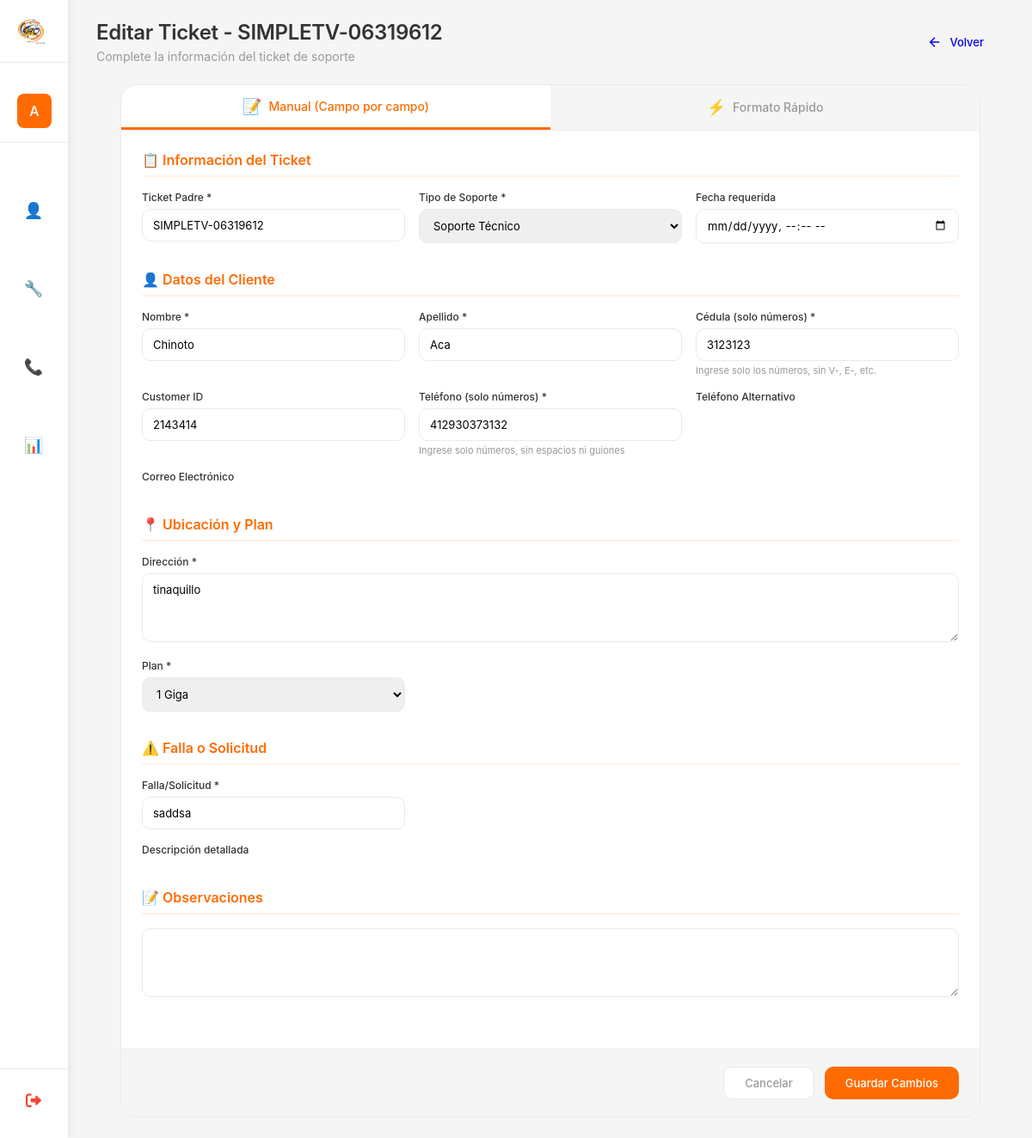
Screenshot of /soportes/ticket/editar/13/ (signed in) with the database file from the repository.
### myapp/models.py (models this page shows, shortened)
class Ticket(models.Model):
    class EstadoTicket(models.TextChoices):
        PENDIENTE = 'PENDIENTE', 'Pendiente'
        ASIGNADO = 'ASIGNADO', 'Asignado'
        EN_PROCESO = 'EN_PROCESO', 'En Proceso'
        RESUELTO = 'RESUELTO', 'Resuelto'
        CERRADO = 'CERRADO', 'Cerrado'
        CANCELADO = 'CANCELADO', 'Cancelado'
    class TipoSoporteTicket(models.TextChoices):
        MUDANZA = 'MUDANZA', 'Mudanza'
        RETIRO = 'RETIRO', 'Retiro'
        RECABLEADO = 'RECABLEADO', 'Recableado'
        SOPORTE = 'SOPORTE', 'Soporte Técnico'
    ticket_padre = models.CharField(
        max_length=50,
        verbose_name="Ticket Padre",
        help_text="Ej: SIMPLETV-06319623",
        db_index=True
    )
    tipo_soporte = models.CharField(
        max_length=20,
        choices=TipoSoporteTicket.choices,
        default=TipoSoporteTicket.SOPORTE,
        verbose_name="Tipo de Soporte",
        db_index=True
    )
    nombre = models.CharField(
        max_length=100,
        verbose_name="Nombre"
    )
    apellido = models.CharField(
        max_length=100,
        verbose_name="Apellido"
    )
    cedula = models.CharField(
        max_length=15,
        verbose_name="Cédula",
        db_index=True
    )
    customer_id = models.CharField(
        max_length=50,
        verbose_name="Customer ID",
        blank=True,
        null=True,
        db_index=True
    )
    telefono = models.CharField(
        max_length=20,
        verbose_name="Teléfono"
    )
    direccion = models.TextField(
        max_length=500,
        verbose_name="Dirección",
        help_text="Dirección completa del cliente (calle, avenida, urbanización, casa/edificio, referencia)"
    )
    plan = models.ForeignKey(
        'Plan',
        on_delete=models.PROTECT,
        related_name='tickets',
        verbose_name="Plan Contratado"
    )
    falla = models.CharField(
        max_length=255,
        verbose_name="Falla o Solicitud",
        help_text="Ej: Sin conexión a internet, Mudanza, Retiro de equipo, etc."
    )
    estado = models.CharField(
        max_length=20,
        choices=EstadoTicket.choices,
        default=EstadoTicket.PENDIENTE,
        verbose_name="Estado del Ticket",
        db_index=True
    )
    fecha_reporte = models.DateTimeField(
        default=timezone.now,
        verbose_name="Fecha y hora del reporte"
    )
    fecha_requerida = models.DateTimeField(
        verbose_name="Fecha y hora requerida para el servicio",
        blank=True,
        null=True
    )
    creado_por = models.ForeignKey(
        User,
        on_delete=models.SET_NULL,
        null=True,
        blank=True,
        related_name='tickets_creados',
        verbose_name="Creado por"
    )
    fecha_creacion = models.DateTimeField(
        auto_now_add=True,
        verbose_name="Fecha de creación en sistema"
    )
    fecha_actualizacion = models.DateTimeField(
        auto_now=True,
        verbose_name="Última actualización"
    )
    observaciones = models.TextField(
        max_length=500,
        verbose_name="Observaciones",
        blank=True,
        null=True
    )
    class Meta:
        verbose_name = "Ticket de Soporte"
        verbose_name_plural = "Tickets de Soporte"
        ordering = ['-fecha_reporte']
        indexes = [
            models.Index(fields=['ticket_padre']),
            models.Index(fields=['cedula']),
            models.Index(fields=['estado']),
            models.Index(fields=['tipo_soporte']),
            models.Index(fields=['fecha_reporte']),
        ]

### myapp/views_soporte.py (the view)
# urls.py: path('soportes/ticket/editar/<int:ticket_id>/',editar_ticket, name='editar_ticket'),
@login_required
@user_passes_test(es_administrador)
def editar_ticket(request, ticket_id):
    ticket = get_object_or_404(Ticket, id=ticket_id)
    tab = request.GET.get('tab', 'en_proceso')
    busqueda = request.GET.get('busqueda', '')
    filtro_cuadrilla = request.GET.get('cuadrilla', '')
    filtro_tipo = request.GET.get('tipo', '')
    if request.method == 'POST':
        form = TicketForm(request.POST, instance=ticket)
        if not form.is_valid():
            print("=" * 50)
            print("ERRORES DEL FORMULARIO:")
            for field, errors in form.errors.items():
                print(f"  {field}: {', '.join(errors)}")
            print("=" * 50)
            for field, errors in form.errors.items():
                for error in errors:
                    messages.error(request, f'Error en {field}: {error}')
        else:
            form.save()
            messages.success(request, f'Ticket #{ticket.ticket_padre} actualizado exitosamente')
            redirect_url = reverse('gestion_soportes')
            params = []
            if tab:
                params.append(f'tab={tab}')
            if busqueda:
                params.append(f'busqueda={busqueda}')
            if filtro_cuadrilla:
                params.append(f'cuadrilla={filtro_cuadrilla}')
            if filtro_tipo:
                params.append(f'tipo={filtro_tipo}')
            if params:
                redirect_url += '?' + '&'.join(params)
            return redirect(redirect_url)
    else:
        form = TicketForm(instance=ticket)
    context = {
        'form': form,
        'titulo': f'Editar Ticket - {ticket.ticket_padre}',
        'action': 'Guardar Cambios',
        'ticket': ticket,
        'cuadrillas': Cuadrilla.objects.filter(activo=True),
        'es_admin': request.user.is_staff or request.user.groups.filter(name='Administradores').exists(),
        'es_instalador': request.user.groups.filter(name='Instaladores').exists(),
        'tab_actual': tab,
        'busqueda_actual': busqueda,
        'filtro_cuadrilla_actual': filtro_cuadrilla,
        'filtro_tipo_actual': filtro_tipo,
    }
    return render(request, 'Soporte/form_ticket.html', context)

### myapp/templates/Soporte/form_ticket.html (shortened to what this page needs)
{% extends 'Inicio_De_Sesion/base.html' %}
{% load static %}
{% block page_title %}{{ titulo }}{% endblock %}
{% block page_subtitle %}Complete la información del ticket de soporte{% endblock %}
{% block header_actions %}
<a href="{% if referer %}{{ referer }}{% else %}{% url 'gestion_soportes' %}{% endif %}" class="btn-secondary">
    <svg width="18" height="18" viewBox="0 0 24 24" fill="none" stroke="currentColor" stroke-width="2">
        <path d="M19 12H5M12 19l-7-7 7-7"/>
    </svg>
    Volver
</a>
{% endblock %}
{% block content %}
<div class="form-container">
    <div class="form-card">
        <div class="mode-tabs">
            <button type="button" class="mode-tab active" data-mode="manual">
                <span class="tab-icon">📝</span> Manual (Campo por campo)
            </button>
            <button type="button" class="mode-tab" data-mode="rapido">
                <span class="tab-icon">⚡</span> Formato Rápido
            </button>
        </div>
        <div id="modo-manual" class="mode-content active">
            <form method="post" class="form-content" id="formManual">
                <div class="form-sections">
                    <div class="form-section">
                        <h3 class="section-title">📋 Información del Ticket</h3>
                        <div class="form-grid">
                            <div class="form-group">
                                <label for="{{ form.ticket_padre.id_for_label }}">Ticket Padre <span class="required">*</span></label>
                                {{ form.ticket_padre }}
                            </div>
                            <div class="form-group">
                                <label for="{{ form.tipo_soporte.id_for_label }}">Tipo de Soporte <span class="required">*</span></label>
                                {{ form.tipo_soporte }}
                            </div>
                            <div class="form-group">
                                <label for="{{ form.fecha_requerida.id_for_label }}">Fecha requerida</label>
                                {{ form.fecha_requerida }}
                            </div>
                        </div>
                    </div>
                    <div class="form-section">
                        <h3 class="section-title">👤 Datos del Cliente</h3>
                        <div class="form-grid">
                            <div class="form-group">
                                <label for="{{ form.nombre.id_for_label }}">Nombre <span class="required">*</span></label>
                                {{ form.nombre }}
                            </div>
                            <div class="form-group">
                                <label for="{{ form.apellido.id_for_label }}">Apellido <span class="required">*</span></label>
                                {{ form.apellido }}
                            </div>
                            <div class="form-group">
                                <label for="{{ form.cedula.id_for_label }}">Cédula (solo números) <span class="required">*</span></label>
                                {{ form.cedula }}
                                <small class="help-text">Ingrese solo los números, sin V-, E-, etc.</small>
                            </div>
                            <div class="form-group">
                                <label for="{{ form.customer_id.id_for_label }}">Customer ID</label>
                                {{ form.customer_id }}
                            </div>
                            <div class="form-group">
                                <label for="{{ form.telefono.id_for_label }}">Teléfono (solo números) <span class="required">*</span></label>
                                {{ form.telefono }}
                                <small class="help-text">Ingrese solo números, sin espacios ni guiones</small>
                            </div>
                            <div class="form-group">
                                <label for="{{ form.telefono_alternativo.id_for_label }}">Teléfono Alternativo</label>
                            </div>
                            <div class="form-group">
                                <label for="{{ form.correo_electronico.id_for_label }}">Correo Electrónico</label>
                            </div>
                        </div>
                    </div>
                    <div class="form-section">
                        <h3 class="section-title">📍 Ubicación y Plan</h3>
                        <div class="form-grid">
                            <div class="form-group full-width">
                                <label for="{{ form.direccion.id_for_label }}">Dirección <span class="required">*</span></label>
                                {{ form.direccion }}
                            </div>
                            <div class="form-group">
                                <label for="{{ form.plan.id_for_label }}">Plan <span class="required">*</span></label>
                                {{ form.plan }}
                            </div>
                        </div>
                    </div>
                    <div class="form-section">
                        <h3 class="section-title">⚠️ Falla o Solicitud</h3>
                        <div class="form-grid">
                            <div class="form-group">
                                <label for="{{ form.falla.id_for_label }}">Falla/Solicitud <span class="required">*</span></label>
                                {{ form.falla }}
                            </div>
                            <div class="form-group full-width">
                                <label for="{{ form.descripcion_falla.id_for_label }}">Descripción detallada</label>
                            </div>
                        </div>
                    </div>
                    <div class="form-section">
                        <h3 class="section-title">📝 Observaciones</h3>
                        <div class="form-group full-width">
                            {{ form.observaciones }}
                        </div>
                    </div>
                </div>
                <div class="form-actions">
                    <a href="{% url 'gestion_soportes' %}" class="btn-outline">Cancelar</a>
                    <button type="submit" class="btn-primary">{{ action }}</button>
                </div>
            </form>
        </div>
    </div>
</div>
{% endblock %}

### myapp/templates/Inicio_De_Sesion/base.html (shortened to what this page needs)
{% load static %}
<!DOCTYPE html>
<html lang="es">
<head>
    <link rel="stylesheet" href="https://cdnjs.cloudflare.com/ajax/libs/font-awesome/6.0.0/css/all.min.css">
</head>
<body>
    <div class="dashboard">
        <div class="sidebar" id="sidebar">
            <div class="logo-area" onclick="window.location.href='{% url 'dashboard' %}'">
                <img src="{% static 'cd.png' %}" alt="VTC" class="logo">
            </div>
            <div class="user-info">
                <div class="user-avatar">
                    {{ user.username|first|upper }}
                </div>
            </div>
            <div class="menu">
                {% if user.groups.all.0.name != 'Call Center' %}
                <div class="menu-item" onclick="toggleSubmenu(this, 'vendedorSubmenu')">
                    <span class="menu-icon">👤</span>
                </div>
                {% endif %}
                {% if user.groups.all.0.name == 'Instalador' or user.groups.all.0.name == 'Administrador' or user.is_superuser %}
                <div class="menu-item" onclick="toggleSubmenu(this, 'instaladorSubmenu')">
                    <span class="menu-icon">🔧</span>
                </div>
                {% endif %}
                {% if user.is_superuser or user.groups.all.0.name == 'Administrador' or user.groups.all.0.name == 'Call Center' %}
                <div class="menu-item" onclick="toggleSubmenu(this, 'callcenterSubmenu')">
                    <span class="menu-icon">📞</span>
                </div>
                {% endif %}
                {% if user.is_superuser or user.groups.all.0.name == 'Administrador' or user.groups.all.0.name == 'Supervisor' %}
                <div class="menu-item" onclick="window.location.href='{% url 'panel_administrativo' %}'">
                    <span class="menu-icon">📊</span>
                </div>
                {% endif %}
            </div>
            <div class="sidebar-footer">
                <a href="{% url 'logout' %}" class="logout-sidebar" onclick="return confirm('¿Estás seguro que deseas cerrar sesión?')">
                    <i class="fas fa-sign-out-alt"></i>
                </a>
            </div>
        </div>
        <div class="main-content" id="mainContent">
            <div class="content-header">
                <div class="page-title">
                    <h1>{% block page_title %}Dashboard{% endblock %}</h1>
                    <p>{% block page_subtitle %}{{ current_date|default:"11 mar 2026" }} · Bienvenido de vuelta{% endblock %}</p>
                </div>
                <div class="header-actions">
                    {% block header_actions %}{% endblock %}
                </div>
            </div>
            {% block content %}{% endblock %}
        </div>
    </div>
</body>
</html>

### rows the page displays
Ticket: ticket_padre "SIMPLETV-06319612", tipo_soporte "Soporte Técnico", nombre "Chinoto", apellido "Aca", cedula "3123123", customer_id "2143414", telefono "412930373132", direccion "tinaquillo", plan "1 Giga", falla "saddsa"

### other values shown
{{ user.username|first|upper }} "A"
{{ titulo }} "Editar Ticket - SIMPLETV-06319612"
{{ action }} "Guardar Cambios"
